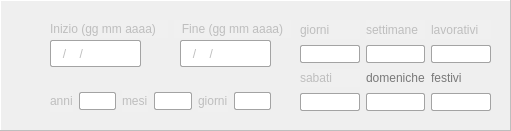
   <widget class="QFrame" name="dataFrame">
    <property name="enabled">
     <bool>false</bool>
    </property>
    <property name="geometry">
     <rect>
      <x>-30</x>
      <y>0</y>
      <width>511</width>
      <height>131</height>
     </rect>
    </property>
    <property name="styleSheet">
     <string notr="true"/>
    </property>
    <property name="frameShape">
     <enum>QFrame::Panel</enum>
    </property>
    <property name="frameShadow">
     <enum>QFrame::Raised</enum>
    </property>
    <property name="lineWidth">
     <number>1</number>
    </property>
    <widget class="QWidget" name="layoutWidget">
     <property name="geometry">
      <rect>
       <x>300</x>
       <y>20</y>
       <width>191</width>
       <height>91</height>
      </rect>
     </property>
     <layout class="QGridLayout" name="gridLayout">
      <item row="3" column="2">
       <widget class="QLineEdit" name="textFestivi">
        <property name="palette">
         <palette>
          <active>
           <colorrole role="WindowText">
            <brush brushstyle="SolidPattern">
             <color alpha="255">
              <red>255</red>
              <green>0</green>
              <blue>0</blue>
             </color>
            </brush>
           </colorrole>
           <colorrole role="Text">
            <brush brushstyle="SolidPattern">
             <color alpha="255">
              <red>255</red>
              <green>0</green>
              <blue>0</blue>
             </color>
            </brush>
           </colorrole>
           <colorrole role="ButtonText">
            <brush brushstyle="SolidPattern">
             <color alpha="255">
              <red>255</red>
              <green>0</green>
              <blue>0</blue>
             </color>
            </brush>
           </colorrole>
          </active>
          <inactive>
           <colorrole role="WindowText">
            <brush brushstyle="SolidPattern">
             <color alpha="255">
              <red>255</red>
              <green>0</green>
              <blue>0</blue>
             </color>
            </brush>
           </colorrole>
           <colorrole role="Text">
            <brush brushstyle="SolidPattern">
             <color alpha="255">
              <red>255</red>
              <green>0</green>
              <blue>0</blue>
             </color>
            </brush>
           </colorrole>
           <colorrole role="ButtonText">
            <brush brushstyle="SolidPattern">
             <color alpha="255">
              <red>255</red>
              <green>0</green>
              <blue>0</blue>
             </color>
            </brush>
           </colorrole>
          </inactive>
          <disabled>
           <colorrole role="WindowText">
            <brush brushstyle="SolidPattern">
             <color alpha="255">
              <red>120</red>
              <green>120</green>
              <blue>120</blue>
             </color>
            </brush>
           </colorrole>
           <colorrole role="Text">
            <brush brushstyle="SolidPattern">
             <color alpha="255">
              <red>120</red>
              <green>120</green>
              <blue>120</blue>
             </color>
            </brush>
           </colorrole>
           <colorrole role="ButtonText">
            <brush brushstyle="SolidPattern">
             <color alpha="255">
              <red>120</red>
              <green>120</green>
              <blue>120</blue>
             </color>
            </brush>
           </colorrole>
          </disabled>
         </palette>
        </property>
        <property name="font">
         <font>
          <pointsize>9</pointsize>
         </font>
        </property>
        <property name="styleSheet">
         <string notr="true">QLineEdit:enabled {
border: 1px solid #a3a3a3;
border-radius: 2px;
color: #ff0000;
}

QLineEdit:disabled {
border: 1px solid #a3a3a3;
border-radius: 2px;
}</string>
        </property>
        <property name="alignment">
         <set>Qt::AlignCenter</set>
        </property>
        <property name="readOnly">
         <bool>true</bool>
        </property>
       </widget>
      </item>
      <item row="3" column="1">
       <widget class="QLineEdit" name="textDomeniche">
        <property name="palette">
         <palette>
          <active>
           <colorrole role="WindowText">
            <brush brushstyle="SolidPattern">
             <color alpha="255">
              <red>255</red>
              <green>0</green>
              <blue>0</blue>
             </color>
            </brush>
           </colorrole>
           <colorrole role="Text">
            <brush brushstyle="SolidPattern">
             <color alpha="255">
              <red>255</red>
              <green>0</green>
              <blue>0</blue>
             </color>
            </brush>
           </colorrole>
           <colorrole role="ButtonText">
            <brush brushstyle="SolidPattern">
             <color alpha="255">
              <red>255</red>
              <green>0</green>
              <blue>0</blue>
             </color>
            </brush>
           </colorrole>
          </active>
          <inactive>
           <colorrole role="WindowText">
            <brush brushstyle="SolidPattern">
             <color alpha="255">
              <red>255</red>
              <green>0</green>
              <blue>0</blue>
             </color>
            </brush>
           </colorrole>
           <colorrole role="Text">
            <brush brushstyle="SolidPattern">
             <color alpha="255">
              <red>255</red>
              <green>0</green>
              <blue>0</blue>
             </color>
            </brush>
           </colorrole>
           <colorrole role="ButtonText">
            <brush brushstyle="SolidPattern">
             <color alpha="255">
              <red>255</red>
              <green>0</green>
              <blue>0</blue>
             </color>
            </brush>
           </colorrole>
          </inactive>
          <disabled>
           <colorrole role="WindowText">
            <brush brushstyle="SolidPattern">
             <color alpha="255">
              <red>120</red>
              <green>120</green>
              <blue>120</blue>
             </color>
            </brush>
           </colorrole>
           <colorrole role="Text">
            <brush brushstyle="SolidPattern">
             <color alpha="255">
              <red>120</red>
              <green>120</green>
              <blue>120</blue>
             </color>
            </brush>
           </colorrole>
           <colorrole role="ButtonText">
            <brush brushstyle="SolidPattern">
             <color alpha="255">
              <red>120</red>
              <green>120</green>
              <blue>120</blue>
             </color>
            </brush>
           </colorrole>
          </disabled>
         </palette>
        </property>
        <property name="font">
         <font>
          <pointsize>9</pointsize>
         </font>
        </property>
        <property name="styleSheet">
         <string notr="true">QLineEdit:enabled {
border: 1px solid #a3a3a3;
border-radius: 2px;
color: #ff0000;
}

QLineEdit:disabled {
border: 1px solid #a3a3a3;
border-radius: 2px;
}</string>
        </property>
        <property name="alignment">
         <set>Qt::AlignCenter</set>
        </property>
        <property name="readOnly">
         <bool>true</bool>
        </property>
       </widget>
      </item>
      <item row="0" column="1">
       <widget class="QLabel" name="label_Settimane">
        <property name="font">
         <font>
          <pointsize>9</pointsize>
          <kerning>true</kerning>
         </font>
        </property>
        <property name="styleSheet">
         <string notr="true">QLabel { background-color: rgba(255, 255, 255, 10); }</string>
        </property>
        <property name="text">
         <string>settimane</string>
        </property>
       </widget>
      </item>
      <item row="0" column="0">
       <widget class="QLabel" name="label_TotGiorni">
        <property name="font">
         <font>
          <pointsize>9</pointsize>
         </font>
        </property>
        <property name="styleSheet">
         <string notr="true">QLabel { background-color: rgba(255, 255, 255, 10); }</string>
        </property>
        <property name="text">
         <string>giorni</string>
        </property>
       </widget>
      </item>
      <item row="1" column="1">
       <widget class="QLineEdit" name="textSettimane">
        <property name="font">
         <font>
          <pointsize>9</pointsize>
         </font>
        </property>
        <property name="styleSheet">
         <string notr="true">QLineEdit {
border: 1px solid #a3a3a3;
border-radius: 2px;
}</string>
        </property>
        <property name="alignment">
         <set>Qt::AlignCenter</set>
        </property>
        <property name="readOnly">
         <bool>true</bool>
        </property>
       </widget>
      </item>
      <item row="1" column="0">
       <widget class="QLineEdit" name="textTotGiorni">
        <property name="font">
         <font>
          <pointsize>9</pointsize>
         </font>
        </property>
        <property name="contextMenuPolicy">
         <enum>Qt::ActionsContextMenu</enum>
        </property>
        <property name="styleSheet">
         <string notr="true">QLineEdit {
border: 1px solid #a3a3a3;
border-radius: 2px;
}</string>
        </property>
        <property name="inputMask">
         <string/>
        </property>
        <property name="alignment">
         <set>Qt::AlignCenter</set>
        </property>
        <property name="readOnly">
         <bool>true</bool>
        </property>
       </widget>
      </item>
      <item row="0" column="2">
       <widget class="QLabel" name="label_Lavorativi">
        <property name="font">
         <font>
          <pointsize>9</pointsize>
         </font>
        </property>
        <property name="styleSheet">
         <string notr="true">QLabel { background-color: rgba(255, 255, 255, 10); }</string>
        </property>
        <property name="text">
         <string>lavorativi</string>
        </property>
       </widget>
      </item>
      <item row="2" column="1">
       <widget class="QLabel" name="label_Domeniche">
        <property name="palette">
         <palette>
          <active>
           <colorrole role="WindowText">
            <brush brushstyle="SolidPattern">
             <color alpha="255">
              <red>255</red>
              <green>0</green>
              <blue>0</blue>
             </color>
            </brush>
           </colorrole>
           <colorrole role="Button">
            <brush brushstyle="SolidPattern">
             <color alpha="10">
              <red>255</red>
              <green>255</green>
              <blue>255</blue>
             </color>
            </brush>
           </colorrole>
           <colorrole role="Text">
            <brush brushstyle="SolidPattern">
             <color alpha="255">
              <red>255</red>
              <green>0</green>
              <blue>0</blue>
             </color>
            </brush>
           </colorrole>
           <colorrole role="ButtonText">
            <brush brushstyle="SolidPattern">
             <color alpha="255">
              <red>255</red>
              <green>0</green>
              <blue>0</blue>
             </color>
            </brush>
           </colorrole>
           <colorrole role="Base">
            <brush brushstyle="SolidPattern">
             <color alpha="10">
              <red>255</red>
              <green>255</green>
              <blue>255</blue>
             </color>
            </brush>
           </colorrole>
           <colorrole role="Window">
            <brush brushstyle="SolidPattern">
             <color alpha="10">
              <red>255</red>
              <green>255</green>
              <blue>255</blue>
             </color>
            </brush>
           </colorrole>
          </active>
          <inactive>
           <colorrole role="WindowText">
            <brush brushstyle="SolidPattern">
             <color alpha="255">
              <red>255</red>
              <green>0</green>
              <blue>0</blue>
             </color>
            </brush>
           </colorrole>
           <colorrole role="Button">
            <brush brushstyle="SolidPattern">
             <color alpha="10">
              <red>255</red>
              <green>255</green>
              <blue>255</blue>
             </color>
            </brush>
           </colorrole>
           <colorrole role="Text">
            <brush brushstyle="SolidPattern">
             <color alpha="255">
              <red>255</red>
              <green>0</green>
              <blue>0</blue>
             </color>
            </brush>
           </colorrole>
           <colorrole role="ButtonText">
            <brush brushstyle="SolidPattern">
             <color alpha="255">
              <red>255</red>
              <green>0</green>
              <blue>0</blue>
             </color>
            </brush>
           </colorrole>
           <colorrole role="Base">
            <brush brushstyle="SolidPattern">
             <color alpha="10">
              <red>255</red>
              <green>255</green>
              <blue>255</blue>
             </color>
            </brush>
           </colorrole>
           <colorrole role="Window">
            <brush brushstyle="SolidPattern">
             <color alpha="10">
              <red>255</red>
              <green>255</green>
              <blue>255</blue>
             </color>
            </brush>
           </colorrole>
          </inactive>
          <disabled>
           <colorrole role="WindowText">
            <brush brushstyle="SolidPattern">
             <color alpha="255">
              <red>120</red>
              <green>120</green>
              <blue>120</blue>
             </color>
            </brush>
           </colorrole>
           <colorrole role="Button">
            <brush brushstyle="SolidPattern">
             <color alpha="255">
              <red>240</red>
              <green>240</green>
              <blue>240</blue>
             </color>
            </brush>
           </colorrole>
           <colorrole role="Text">
            <brush brushstyle="SolidPattern">
             <color alpha="255">
              <red>120</red>
              <green>120</green>
              <blue>120</blue>
             </color>
            </brush>
           </colorrole>
           <colorrole role="ButtonText">
            <brush brushstyle="SolidPattern">
             <color alpha="255">
              <red>120</red>
              <green>120</green>
              <blue>120</blue>
             </color>
            </brush>
           </colorrole>
           <colorrole role="Base">
            <brush brushstyle="SolidPattern">
             <color alpha="255">
              <red>240</red>
              <green>240</green>
              <blue>240</blue>
             </color>
            </brush>
           </colorrole>
           <colorrole role="Window">
            <brush brushstyle="SolidPattern">
             <color alpha="255">
              <red>240</red>
              <green>240</green>
              <blue>240</blue>
             </color>
            </brush>
           </colorrole>
          </disabled>
         </palette>
        </property>
        <property name="font">
         <font>
          <pointsize>9</pointsize>
         </font>
        </property>
        <property name="styleSheet">
         <string notr="true">QLabel:enabled {
	background-color: rgba(255, 255, 255, 10);
	color: #ff0000;
}</string>
        </property>
        <property name="text">
         <string>domeniche</string>
        </property>
       </widget>
      </item>
      <item row="1" column="2">
       <widget class="QLineEdit" name="textLavorativi">
        <property name="font">
         <font>
          <pointsize>9</pointsize>
         </font>
        </property>
        <property name="styleSheet">
         <string notr="true">QLineEdit {
border: 1px solid #a3a3a3;
border-radius: 2px;
}</string>
        </property>
        <property name="alignment">
         <set>Qt::AlignCenter</set>
        </property>
        <property name="readOnly">
         <bool>true</bool>
        </property>
       </widget>
      </item>
      <item row="2" column="0">
       <widget class="QLabel" name="label_Sabati">
        <property name="font">
         <font>
          <pointsize>9</pointsize>
         </font>
        </property>
        <property name="styleSheet">
         <string notr="true">QLabel { background-color: rgba(255, 255, 255, 10); }</string>
        </property>
        <property name="text">
         <string>sabati</string>
        </property>
       </widget>
      </item>
      <item row="3" column="0">
       <widget class="QLineEdit" name="textSabati">
        <property name="font">
         <font>
          <pointsize>9</pointsize>
         </font>
        </property>
        <property name="styleSheet">
         <string notr="true">QLineEdit {
border: 1px solid #a3a3a3;
border-radius: 2px;
}
</string>
        </property>
        <property name="alignment">
         <set>Qt::AlignCenter</set>
        </property>
        <property name="readOnly">
         <bool>true</bool>
        </property>
       </widget>
      </item>
      <item row="2" column="2">
       <widget class="QLabel" name="label_Festivi">
        <property name="palette">
         <palette>
          <active>
           <colorrole role="WindowText">
            <brush brushstyle="SolidPattern">
             <color alpha="255">
              <red>255</red>
              <green>0</green>
              <blue>0</blue>
             </color>
            </brush>
           </colorrole>
           <colorrole role="Button">
            <brush brushstyle="SolidPattern">
             <color alpha="10">
              <red>255</red>
              <green>255</green>
              <blue>255</blue>
             </color>
            </brush>
           </colorrole>
           <colorrole role="Text">
            <brush brushstyle="SolidPattern">
             <color alpha="255">
              <red>255</red>
              <green>0</green>
              <blue>0</blue>
             </color>
            </brush>
           </colorrole>
           <colorrole role="ButtonText">
            <brush brushstyle="SolidPattern">
             <color alpha="255">
              <red>255</red>
              <green>0</green>
              <blue>0</blue>
             </color>
            </brush>
           </colorrole>
           <colorrole role="Base">
            <brush brushstyle="SolidPattern">
             <color alpha="10">
              <red>255</red>
              <green>255</green>
              <blue>255</blue>
             </color>
            </brush>
           </colorrole>
           <colorrole role="Window">
            <brush brushstyle="SolidPattern">
             <color alpha="10">
              <red>255</red>
              <green>255</green>
              <blue>255</blue>
             </color>
            </brush>
           </colorrole>
          </active>
          <inactive>
           <colorrole role="WindowText">
            <brush brushstyle="SolidPattern">
             <color alpha="255">
              <red>255</red>
              <green>0</green>
              <blue>0</blue>
             </color>
            </brush>
           </colorrole>
           <colorrole role="Button">
            <brush brushstyle="SolidPattern">
             <color alpha="10">
              <red>255</red>
              <green>255</green>
              <blue>255</blue>
             </color>
            </brush>
           </colorrole>
           <colorrole role="Text">
            <brush brushstyle="SolidPattern">
             <color alpha="255">
              <red>255</red>
              <green>0</green>
              <blue>0</blue>
             </color>
            </brush>
           </colorrole>
           <colorrole role="ButtonText">
            <brush brushstyle="SolidPattern">
             <color alpha="255">
              <red>255</red>
              <green>0</green>
              <blue>0</blue>
             </color>
            </brush>
           </colorrole>
           <colorrole role="Base">
            <brush brushstyle="SolidPattern">
             <color alpha="10">
              <red>255</red>
              <green>255</green>
              <blue>255</blue>
             </color>
            </brush>
           </colorrole>
           <colorrole role="Window">
            <brush brushstyle="SolidPattern">
             <color alpha="10">
              <red>255</red>
              <green>255</green>
              <blue>255</blue>
             </color>
            </brush>
           </colorrole>
          </inactive>
          <disabled>
           <colorrole role="WindowText">
            <brush brushstyle="SolidPattern">
             <color alpha="255">
              <red>120</red>
              <green>120</green>
              <blue>120</blue>
             </color>
            </brush>
           </colorrole>
           <colorrole role="Button">
            <brush brushstyle="SolidPattern">
             <color alpha="255">
              <red>240</red>
              <green>240</green>
              <blue>240</blue>
             </color>
            </brush>
           </colorrole>
           <colorrole role="Text">
            <brush brushstyle="SolidPattern">
             <color alpha="255">
              <red>120</red>
              <green>120</green>
              <blue>120</blue>
             </color>
            </brush>
           </colorrole>
           <colorrole role="ButtonText">
            <brush brushstyle="SolidPattern">
             <color alpha="255">
              <red>120</red>
              <green>120</green>
              <blue>120</blue>
             </color>
            </brush>
           </colorrole>
           <colorrole role="Base">
            <brush brushstyle="SolidPattern">
             <color alpha="255">
              <red>240</red>
              <green>240</green>
              <blue>240</blue>
             </color>
            </brush>
           </colorrole>
           <colorrole role="Window">
            <brush brushstyle="SolidPattern">
             <color alpha="255">
              <red>240</red>
              <green>240</green>
              <blue>240</blue>
             </color>
            </brush>
           </colorrole>
          </disabled>
         </palette>
        </property>
        <property name="font">
         <font>
          <pointsize>9</pointsize>
         </font>
        </property>
        <property name="styleSheet">
         <string notr="true">QLabel:enabled {
	background-color: rgba(255, 255, 255, 10);
	color: #ff0000;
}</string>
        </property>
        <property name="text">
         <string>festivi</string>
        </property>
       </widget>
      </item>
     </layout>
    </widget>
    <widget class="QLineEdit" name="textDataFine">
     <property name="geometry">
      <rect>
       <x>180</x>
       <y>40</y>
       <width>91</width>
       <height>27</height>
      </rect>
     </property>
     <property name="font">
      <font>
       <pointsize>9</pointsize>
      </font>
     </property>
     <property name="styleSheet">
      <string notr="true">QLineEdit {
border: 1px solid #a3a3a3;
border-radius: 2px;
}
</string>
     </property>
     <property name="inputMask">
      <string>00 / 00 / 0000</string>
     </property>
    </widget>
    <widget class="QLineEdit" name="textDataInizio">
     <property name="geometry">
      <rect>
       <x>50</x>
       <y>40</y>
       <width>91</width>
       <height>27</height>
      </rect>
     </property>
     <property name="font">
      <font>
       <pointsize>9</pointsize>
      </font>
     </property>
     <property name="styleSheet">
      <string notr="true">QLineEdit {
border: 1px solid #a3a3a3;
border-radius: 2px;
}</string>
     </property>
     <property name="inputMethodHints">
      <set>Qt::ImhNone</set>
     </property>
     <property name="inputMask">
      <string>00 / 00 / 0000</string>
     </property>
     <property name="echoMode">
      <enum>QLineEdit::Normal</enum>
     </property>
     <property name="cursorMoveStyle">
      <enum>Qt::LogicalMoveStyle</enum>
     </property>
    </widget>
    <widget class="QWidget" name="layoutWidget">
     <property name="geometry">
      <rect>
       <x>50</x>
       <y>20</y>
       <width>241</width>
       <height>18</height>
      </rect>
     </property>
     <layout class="QHBoxLayout" name="horizontalLayout_2">
      <item>
       <widget class="QLabel" name="label_DataInizio">
        <property name="font">
         <font>
          <pointsize>9</pointsize>
         </font>
        </property>
        <property name="styleSheet">
         <string notr="true">QLabel { background-color: rgba(255, 255, 255, 10); }</string>
        </property>
        <property name="text">
         <string>Inizio (gg mm aaaa)</string>
        </property>
       </widget>
      </item>
      <item>
       <widget class="QLabel" name="label_DataFine">
        <property name="font">
         <font>
          <pointsize>9</pointsize>
         </font>
        </property>
        <property name="styleSheet">
         <string notr="true">QLabel { background-color: rgba(255, 255, 255, 10); }</string>
        </property>
        <property name="text">
         <string>Fine (gg mm aaaa)</string>
        </property>
        <property name="alignment">
         <set>Qt::AlignCenter</set>
        </property>
       </widget>
      </item>
     </layout>
    </widget>
    <widget class="QWidget" name="layoutWidget">
     <property name="geometry">
      <rect>
       <x>50</x>
       <y>90</y>
       <width>221</width>
       <height>22</height>
      </rect>
     </property>
     <layout class="QHBoxLayout" name="horizontalLayout">
      <item>
       <widget class="QLabel" name="label_Anni">
        <property name="font">
         <font>
          <pointsize>9</pointsize>
         </font>
        </property>
        <property name="styleSheet">
         <string notr="true">QLabel { background-color: rgba(255, 255, 255, 10); }</string>
        </property>
        <property name="text">
         <string>anni</string>
        </property>
       </widget>
      </item>
      <item>
       <widget class="QLineEdit" name="textAnni">
        <property name="font">
         <font>
          <pointsize>9</pointsize>
         </font>
        </property>
        <property name="styleSheet">
         <string notr="true">QLineEdit {
border: 1px solid #a3a3a3;
border-radius: 2px;
}</string>
        </property>
        <property name="alignment">
         <set>Qt::AlignCenter</set>
        </property>
        <property name="readOnly">
         <bool>true</bool>
        </property>
       </widget>
      </item>
      <item>
       <widget class="QLabel" name="label_Mesi">
        <property name="font">
         <font>
          <pointsize>9</pointsize>
         </font>
        </property>
        <property name="styleSheet">
         <string notr="true">QLabel { background-color: rgba(255, 255, 255, 10); }
</string>
        </property>
        <property name="text">
         <string>mesi</string>
        </property>
       </widget>
      </item>
      <item>
       <widget class="QLineEdit" name="textMesi">
        <property name="font">
         <font>
          <pointsize>9</pointsize>
         </font>
        </property>
        <property name="styleSheet">
         <string notr="true">QLineEdit {
border: 1px solid #a3a3a3;
border-radius: 2px;
}</string>
        </property>
        <property name="alignment">
         <set>Qt::AlignCenter</set>
        </property>
        <property name="readOnly">
         <bool>true</bool>
        </property>
       </widget>
      </item>
      <item>
       <widget class="QLabel" name="label_Giorni">
        <property name="font">
         <font>
          <pointsize>9</pointsize>
         </font>
        </property>
        <property name="styleSheet">
         <string notr="true">QLabel { background-color: rgba(255, 255, 255, 10); }</string>
        </property>
        <property name="text">
         <string>giorni</string>
        </property>
       </widget>
      </item>
      <item>
       <widget class="QLineEdit" name="textGiorni">
        <property name="font">
         <font>
          <pointsize>9</pointsize>
         </font>
        </property>
        <property name="styleSheet">
         <string notr="true">QLineEdit {
border: 1px solid #a3a3a3;
border-radius: 2px;
}</string>
        </property>
        <property name="alignment">
         <set>Qt::AlignCenter</set>
        </property>
        <property name="readOnly">
         <bool>true</bool>
        </property>
       </widget>
      </item>
     </layout>
    </widget>
   </widget>
